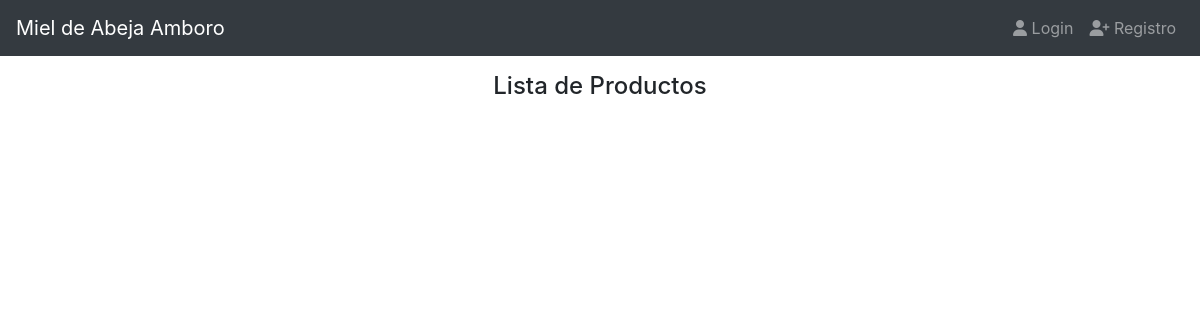
The app's page /, older data.
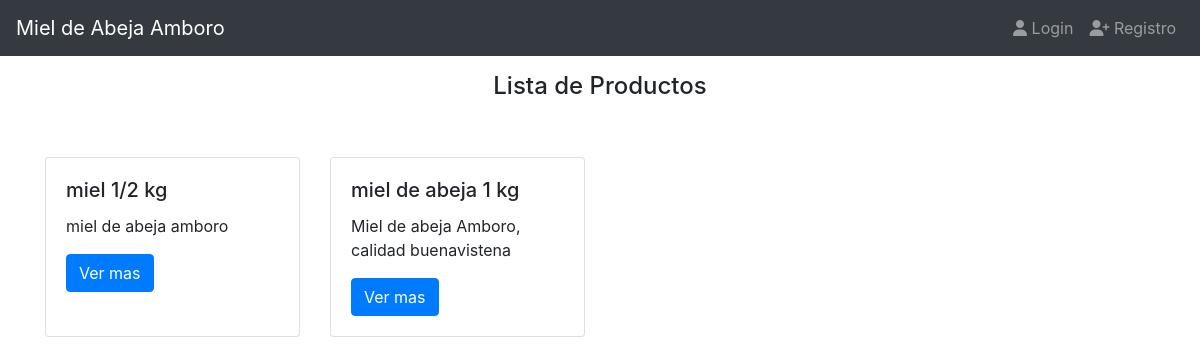
The same page, newer data.
### products/models.py (models this page shows, shortened)
class Product(models.Model):
    tittle =models.CharField(max_length=50)
    description=models.TextField()
    price=models.DecimalField(max_digits=8, decimal_places=2, default=0.0)
    slug=models.SlugField(null=False, blank=False, unique=True)
    image=models.ImageField(upload_to='products/',null=False, blank=False)
    created_at=models.DateTimeField(auto_now_add=True)

### products/views.py (the view)
# urls.py: path('', ProductListView.as_view(), name='index'),
class ProductListView(ListView):
    template_name='index.html'
    queryset=Product.objects.all().order_by('-id')
    def get_context_data(self, **kwargs):
        context = super().get_context_data(**kwargs)
        context['message']='Lista de Productos'
        return context

### templates/index.html
  {%extends 'base.html' %}
  {%block content%}
  <div class="col">
    <h4 class="text-center">{{message}}</h4>
    <div class="row">
      {%for object in product_list%}
        <div class="col-3 mt-5">
          {%include 'products/snippets/product.html' with product=object%}
        </div>
      {%endfor%}
    </div>
  </div>
  {%endblock%}

### templates/base.html (shortened to what this page needs)
{% load static %}
<!DOCTYPE html>
<html lang="en">
  <head>
    <link rel="stylesheet" href="https://stackpath.bootstrapcdn.com/bootstrap/4.3.1/css/bootstrap.min.css">
  </head>
  <body>
    {%include 'navbar.html'%}
    <div class="container">
      <div class="row mt-3">
        {%block content%}
        {%endblock%}
      </div>
    </div>
  </body>
</html>

### templates/navbar.html (shortened to what this page needs)
<nav class="navbar navbar-expand-md bg-dark navbar-dark">
  <a href="#"class="navbar-brand">Miel de Abeja Amboro</a>
  <div id="navb"class="navbar-collapse collapse hide">
    <ul class="nav navbar-nav ml-auto">
      {%if user.is_authenticated%}
      <li class="navbar-item">
        <a href="{% url 'logout' %}"class="nav-link">
          <span class="fas fa-sign-in-alt"></span>
          Logout</a>
      </li>
      {%else%}
        <li class="navbar-item">
          <a href="{%url 'login'%}"class="nav-link">
            <span class="fas fa-user"></span>
            Login</a>
        </li>
        <li class="navbar-item">
          <a href="{% url 'register' %}"class="nav-link">
            <span class="fas fa-user-plus"></span>
            Registro</a>
        </li>
      {%endif%}
    </ul>
  </div>
</nav>

### products/templates/products/snippets/product.html (shortened to what this page needs)
<div class="card h-100">
  <div class="card-body">
    <h5 class="card-title">{{product.tittle}}</h5>
    <p class="card-text">{{ product.description }}</p>
    <a href="#"class="btn btn-primary">Ver mas</a>
  </div>
</div>

Row changes from the older to the newer data that the page shows:
added Product: tittle "miel 1/2 kg", description "miel de abeja amboro"
added Product: tittle "miel de abeja 1 kg", description "Miel de abeja Amboro, calidad buenavistena"
